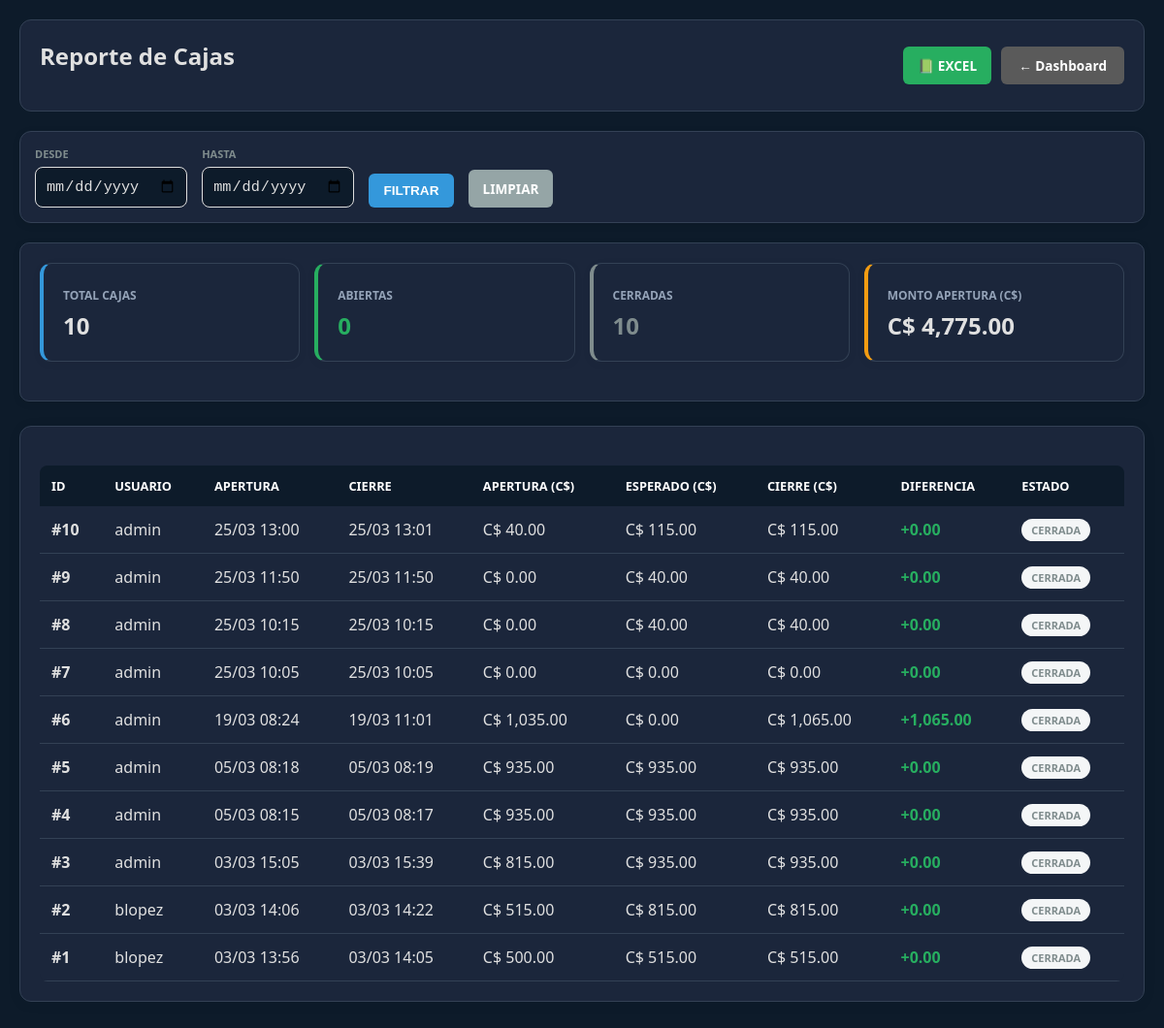
Page /views/admin/reporte_cajas.php (signed in) on the committed database.
### tables this page shows
CREATE TABLE `configuracion` (
  `id` int(11) NOT NULL DEFAULT 1,
  `nombre_gym` varchar(100) DEFAULT 'GYM MA DB',
  `moneda_nombre` varchar(50) DEFAULT 'Córdoba Nicaragüense',
  `moneda_iso` varchar(3) DEFAULT 'NIO',
  `moneda_simbolo` varchar(5) DEFAULT 'C$',
  `tipo_cambio_bcn` decimal(10,4) DEFAULT 36.6243,
  `ultima_actualizacion` timestamp NOT NULL DEFAULT current_timestamp() ON UPDATE current_timestamp(),
  `direccion_gym` text DEFAULT NULL,
  `telefono_gym` varchar(20) DEFAULT NULL,
  `logo_ruta` varchar(255) DEFAULT 'logo_default.png',
  `tema` varchar(20) DEFAULT 'default',
  PRIMARY KEY (`id`)
);

CREATE TABLE `cajas` (
  `id` int(11) NOT NULL AUTO_INCREMENT,
  `id_usuario` int(11) NOT NULL,
  `fecha_apertura` datetime DEFAULT current_timestamp(),
  `fecha_cierre` datetime DEFAULT NULL,
  `monto_apertura` decimal(10,2) NOT NULL,
  `monto_apertura_usd` decimal(10,2) DEFAULT 0.00,
  `monto_cierre` decimal(10,2) DEFAULT 0.00,
  `monto_cierre_usd` decimal(10,2) DEFAULT 0.00,
  `monto_esperado` decimal(10,2) DEFAULT 0.00,
  `estado` enum('ABIERTA','CERRADA') DEFAULT 'ABIERTA',
  `tasa_apertura` decimal(10,4) DEFAULT 36.6243,
  `nota` text DEFAULT NULL,
  PRIMARY KEY (`id`)
);

CREATE TABLE `usuarios` (
  `id` int(11) NOT NULL AUTO_INCREMENT,
  `nombre` varchar(50) NOT NULL,
  `apellido` varchar(50) NOT NULL,
  `usuario` varchar(50) NOT NULL,
  `cedula` varchar(20) NOT NULL,
  `password` varchar(255) NOT NULL,
  `telefono` varchar(20) DEFAULT NULL,
  `rol` enum('ADMIN','CAJA') NOT NULL DEFAULT 'CAJA',
  `fecha_creacion` timestamp NOT NULL DEFAULT current_timestamp(),
  `two_factor_pin` varchar(10) DEFAULT NULL,
  `two_factor_enabled` tinyint(1) DEFAULT 0,
  `two_factor_secret` varchar(255) DEFAULT NULL,
  PRIMARY KEY (`id`),
  UNIQUE KEY `cedula` (`cedula`),
  UNIQUE KEY `usuario` (`usuario`)
);

### classes/Reporte.php (called while the page is built, shortened)
<?php
class Reporte {
    private $db;
    public function __construct($db) {
        $this->db = $db;
    }
    public function getHistorialCajas($desde = null, $hasta = null) {
        $sql = "SELECT c.*, u.usuario as nombre_usuario, u.rol as user_rol
                FROM cajas c
                JOIN usuarios u ON c.id_usuario = u.id";
        $params = [];
        $sql .= " ORDER BY c.id DESC";
        $stmt = $this->db->prepare($sql);
        $stmt->execute($params);
        return $stmt->fetchAll(PDO::FETCH_ASSOC);
    }
}

### config/AppConfig.php (called while the page is built, shortened)
<?php
class AppConfig {
    private $conn;
    private $table_name = "configuracion";
    public function __construct($db) {
        $this->conn = $db;
    }
    private function asegurarColumnaTema() {
        try {
            $this->conn->exec("ALTER TABLE configuracion ADD COLUMN tema VARCHAR(20) DEFAULT 'default'");
        } catch (PDOException $e) {}
    }
    public function obtenerConfig() {
        $query = "SELECT * FROM " . $this->table_name . " WHERE id = 1 LIMIT 1";
        $stmt = $this->conn->prepare($query);
        $stmt->execute();
        $this->config_cache = $stmt->fetch(PDO::FETCH_ASSOC);
        return $this->config_cache;
    }
}

### views/admin/reporte_cajas.php (the view, shortened to what this page needs)
<?php
$tema = $_SESSION['tema'] ?? 'default';
require_once "../../config/AppConfig.php";
require_once "../../classes/Reporte.php";
$db = (new Database())->getConnection();
$config = (new AppConfig($db))->obtenerConfig();
$simbolo = $config['moneda_simbolo'] ?? 'C$';
$reporteObj = new Reporte($db);
$fechaI = $_GET['desde'] ?? null;
$fechaF = $_GET['hasta'] ?? null;
$cajas = $reporteObj->getHistorialCajas($fechaI, $fechaF);
$totalApertura = 0;
$cajasAbiertas = 0;
$cajasCerradas = 0;
foreach ($cajas as $c) {
    $totalApertura += $c['monto_apertura'];
    if ($c['estado'] === 'ABIERTA') $cajasAbiertas++;
    else $cajasCerradas++;
}
?>
<!DOCTYPE html>
<html lang="es">
<head>
    <link rel="stylesheet" href="../../public/css/estilos.css">
</head>
<body class="<?php echo ($tema !== 'default') ? 'tema-' . $tema : ''; ?>">
    <div class="header">
        <h2><i class="fas fa-money-check-alt"></i> Reporte de Cajas</h2>
        <div style="display:flex; gap:10px;">
            <a href="../../controllers/ExportController.php?type=cajas&desde=<?= $fechaI ?>&hasta=<?= $fechaF ?>" class="btn-accion" style="background:#27ae60; color:white;">📗 EXCEL</a>
            <a href="../dashboard.php" class="btn-volver gris">← Dashboard</a>
        </div>
    </div>
    <form method="GET" class="filtro-container">
        <div>
            <label style="font-size:11px; font-weight:bold; color:#7f8c8d;">DESDE</label>
            <input type="date" name="desde" value="<?= $fechaI ?>" style="padding:10px; border:1px solid #ddd; border-radius:8px;">
        </div>
        <div>
            <label style="font-size:11px; font-weight:bold; color:#7f8c8d;">HASTA</label>
            <input type="date" name="hasta" value="<?= $fechaF ?>" style="padding:10px; border:1px solid #ddd; border-radius:8px;">
        </div>
        <button type="submit" class="btn-accion" style="background:#3498db; color:white; border:none;"><i class="fas fa-search"></i> FILTRAR</button>
        <a href="reporte_cajas.php" class="btn-accion" style="background:#95a5a6; color:white; text-decoration:none;">LIMPIAR</a>
    </form>
    <div class="grid-stats">
        <div class="card-stat" style="border-left: 4px solid #3498db;">
            <small>TOTAL CAJAS</small>
            <h2><?= count($cajas) ?></h2>
        </div>
        <div class="card-stat" style="border-left: 4px solid #27ae60;">
            <small>ABIERTAS</small>
            <h2 style="color:#27ae60;"><?= $cajasAbiertas ?></h2>
        </div>
        <div class="card-stat" style="border-left: 4px solid #7f8c8d;">
            <small>CERRADAS</small>
            <h2 style="color:#7f8c8d;"><?= $cajasCerradas ?></h2>
        </div>
        <div class="card-stat" style="border-left: 4px solid #f39c12;">
            <small>MONTO APERTURA (<?php echo $simbolo; ?>)</small>
            <h2><?php echo $simbolo; ?> <?= number_format($totalApertura, 2) ?></h2>
        </div>
    </div>
    <div class="tabla-container">
        <table>
            <thead>
                <tr>
                    <th>ID</th>
                    <th>USUARIO</th>
                    <th>APERTURA</th>
                    <th>CIERRE</th>
                    <th>APERTURA (<?php echo $simbolo; ?>)</th>
                    <th>ESPERADO (<?php echo $simbolo; ?>)</th>
                    <th>CIERRE (<?php echo $simbolo; ?>)</th>
                    <th>DIFERENCIA</th>
                    <th>ESTADO</th>
                </tr>
            </thead>
            <tbody>
                <?php if(count($cajas) == 0): ?>
                <tr><td colspan="9" style="text-align:center; padding:30px; color:#999;">No hay registros</td></tr>
                <?php else: ?>
                <?php foreach($cajas as $c):
                    $diferencia = $c['monto_cierre'] - $c['monto_esperado'];
                    $claseDiff = $diferencia >= 0 ? 'diff-positiva' : 'diff-negativa';
                ?>
                <tr>
                    <td><strong>#<?= $c['id'] ?></strong></td>
                    <td><?= $c['nombre_usuario'] ?></td>
                    <td><?= date('d/m H:i', strtotime($c['fecha_apertura'])) ?></td>
                    <td><?= $c['fecha_cierre'] ? date('d/m H:i', strtotime($c['fecha_cierre'])) : '-' ?></td>
                    <td><?php echo $simbolo; ?> <?= number_format($c['monto_apertura'], 2) ?></td>
                    <td><?php echo $simbolo; ?> <?= number_format($c['monto_esperado'], 2) ?></td>
                    <td><?php echo $simbolo; ?> <?= number_format($c['monto_cierre'], 2) ?></td>
                    <td class="diferencia <?= $claseDiff ?>">
                        <?= ($diferencia >= 0 ? '+' : '') . number_format($diferencia, 2) ?>
                    </td>
                    <td>
                        <span class="badge <?= $c['estado'] === 'ABIERTA' ? 'badge-abierta' : 'badge-cerrada' ?>">
                            <?= $c['estado'] ?>
                        </span>
                    </td>
                </tr>
                <?php endforeach; ?>
                <?php endif; ?>
            </tbody>
        </table>
    </div>
</body>
</html>

### public/css/estilos.css (style rules this page uses)
:root { --primary: #27ae60; --secondary: #2c3e50; --danger: #e74c3c; --warning: #f39c12; --info: #3498db; --dark: #1a1a1a; --light: #f4f4f4; --bg-body: #f4f4f4; --bg-card: #ffffff; --text-main: #333333; --text-muted: #666666; --border-color: #dddddd; --header-bg: #2c3e50; --input-bg: #ffffff; --input-text: #333333; --input-border: #cccccc; --link-color: #2980b9; }
body.tema-darkblue { --primary: #3498db; --secondary: #0d1b2a; --danger: #e74c3c; --warning: #f39c12; --info: #5dade2; --dark: #f4f4f4; --light: #1b263b; --bg-body: #0d1b2a; --bg-card: #1b263b; --text-main: #e0e0e0; --text-muted: #94a3b8; --border-color: #334155; --header-bg: #0d1b2a; --input-bg: #0d1b2a; --input-text: #e0e0e0; --input-border: #334155; --link-color: #3498db; }
* { box-sizing: border-box; }
body { font-family: 'Segoe UI', Tahoma, Geneva, Verdana, sans-serif; background-color: var(--bg-body); color: var(--text-main); margin: 0; }
.card, .stat-card, .actions-box, .chart-box, .tabla-container, .seccion, .filtro-container, .grid-stats, .card-stat, .login-card, .stat-card, .recaudado-header, .calculadora-box, .page-card { background: var(--bg-card); color: var(--text-main); border: 1px solid var(--border-color); border-radius: 10px; padding: 20px; margin-bottom: 20px; box-shadow: 0 2px 8px rgba(0,0,0,0.08); }
.btn-accion, .btn-menu { display: inline-block; padding: 10px 18px; background: var(--secondary); color: white !important; text-decoration: none; border-radius: 6px; font-weight: 600; font-size: 0.85rem; transition: all 0.2s ease; border: none; cursor: pointer; }
.btn-volver { display: inline-block; padding: 8px 15px; background: var(--header-bg); color: white; text-decoration: none; border-radius: 5px; font-size: 0.8rem; font-weight: 600; }
table { width: 100%; border-collapse: collapse; background: var(--bg-card); color: var(--text-main); border-radius: 8px; overflow: hidden; margin-top: 20px; }
th { background: var(--header-bg); color: white; padding: 14px 12px; text-align: left; font-size: 0.8rem; text-transform: uppercase; }
td { padding: 12px; border-bottom: 1px solid var(--border-color); }
input, select, textarea { background: var(--input-bg); color: var(--input-text); border: 1px solid var(--input-border); padding: 12px; border-radius: 6px; font-size: 0.95rem; width: 100%; }
label { color: var(--text-muted); font-weight: 600; font-size: 0.8rem; margin-bottom: 6px; display: block; }
h1, h2, h3, h4, h5, h6 { color: var(--text-main); margin-top: 0; }
a { color: var(--link-color); text-decoration: none; }
.filtro-container { display: flex; align-items: flex-end; gap: 15px; flex-wrap: wrap; }
.badge { display: inline-block; padding: 4px 10px; border-radius: 15px; font-size: 11px; font-weight: 600; }
.badge-cerrada { background: #f4f6f7; color: #7f8c8d; }
.btn-volver { display: inline-block; padding: 10px 18px; background: var(--secondary); color: white !important; text-decoration: none; border-radius: 6px; font-weight: 600; font-size: 0.85rem; transition: all 0.2s ease; }
.btn-volver.gris { background: #7f8c8d; }
body.tema-oscuro .btn-volver.gris, body.tema-darkblue .btn-volver.gris { background: #5a5a5a; }

### rows in the picture
configuracion: moneda_simbolo "C$"
cajas: id "10", id_usuario.usuario "admin", fecha_apertura "25/03 13:00", fecha_cierre "25/03 13:01", monto_apertura "40.00", monto_esperado "115.00", monto_cierre "115.00", diferencia "0.00", estado "CERRADA"
cajas: id "9", id_usuario.usuario "admin", fecha_apertura "25/03 11:50", fecha_cierre "25/03 11:50", monto_apertura "0.00", monto_esperado "40.00", monto_cierre "40.00", diferencia "0.00", estado "CERRADA"
cajas: id "8", id_usuario.usuario "admin", fecha_apertura "25/03 10:15", fecha_cierre "25/03 10:15", monto_apertura "0.00", monto_esperado "40.00", monto_cierre "40.00", diferencia "0.00", estado "CERRADA"
cajas: id "7", id_usuario.usuario "admin", fecha_apertura "25/03 10:05", fecha_cierre "25/03 10:05", monto_apertura "0.00", monto_esperado "0.00", monto_cierre "0.00", estado "CERRADA"
cajas: id "6", id_usuario.usuario "admin", fecha_apertura "19/03 08:24", fecha_cierre "19/03 11:01", monto_apertura "1,035.00", monto_esperado "0.00", monto_cierre "1,065.00", diferencia "1,065.00", estado "CERRADA"
cajas: id "5", id_usuario.usuario "admin", fecha_apertura "05/03 08:18", fecha_cierre "05/03 08:19", monto_apertura "935.00", monto_esperado "935.00", monto_cierre "935.00", diferencia "0.00", estado "CERRADA"
cajas: id "4", id_usuario.usuario "admin", fecha_apertura "05/03 08:15", fecha_cierre "05/03 08:17", monto_apertura "935.00", monto_esperado "935.00", monto_cierre "935.00", diferencia "0.00", estado "CERRADA"
cajas: id "3", id_usuario.usuario "admin", fecha_apertura "03/03 15:05", fecha_cierre "03/03 15:39", monto_apertura "815.00", monto_esperado "935.00", monto_cierre "935.00", diferencia "0.00", estado "CERRADA"
cajas: id "2", id_usuario.usuario "blopez", fecha_apertura "03/03 14:06", fecha_cierre "03/03 14:22", monto_apertura "515.00", monto_esperado "815.00", monto_cierre "815.00", diferencia "0.00", estado "CERRADA"
cajas: id "1", id_usuario.usuario "blopez", fecha_apertura "03/03 13:56", fecha_cierre "03/03 14:05", monto_apertura "500.00", monto_esperado "515.00", monto_cierre "515.00", diferencia "0.00", estado "CERRADA"

### other values in the picture
count($cajas) "10"
$cajasAbiertas "0"
$cajasCerradas "10"
$totalApertura "4,775.00"
